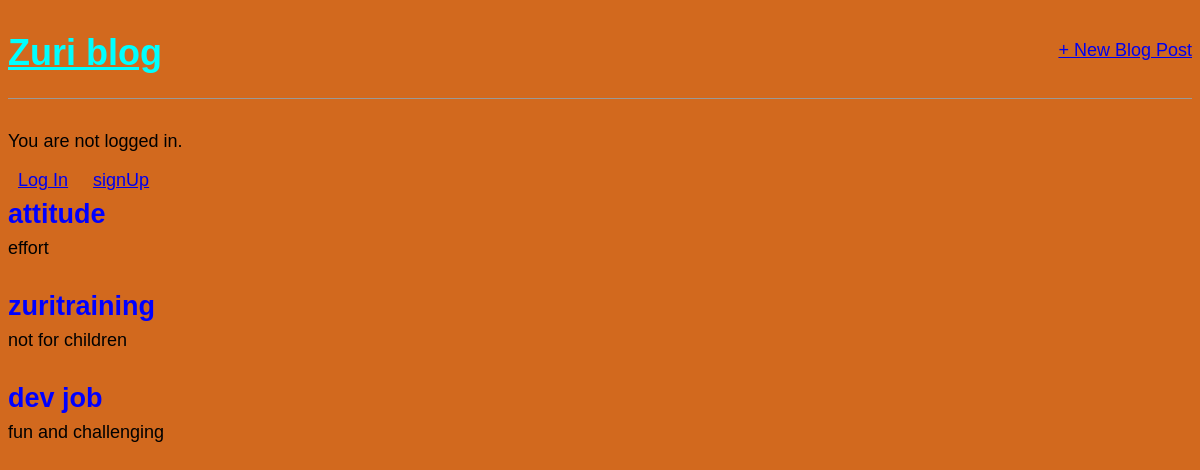
The app's page /, older data.
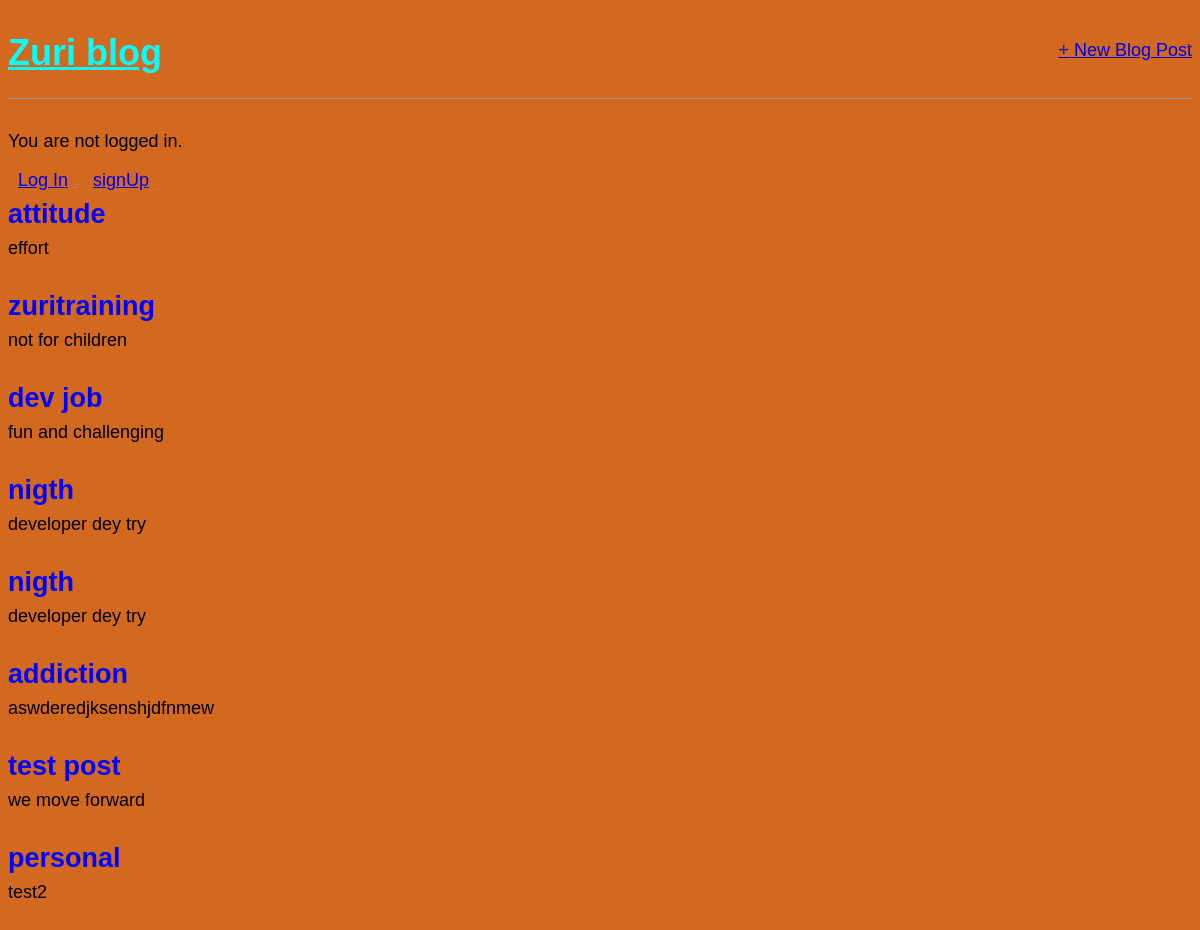
The same page, newer data.
### blog/models.py (models this page shows, shortened)
class Post(models.Model):
    title = models.CharField(max_length=200)
    author = models.ForeignKey('auth.User',on_delete=models.CASCADE,)
    body = models.TextField()
    published = models.DateTimeField(auto_now_add=True)

### blog/views.py (the view)
# urls.py: path('',MainView.as_view(), name='home'),
class MainView(ListView):
    model = Post
    template_name = 'blog/home.html'

### blog/templates/blog/home.html
{% extends 'blog/base.html' %}
{% block content %}
{% for post in object_list %}
<div class="post-entry">
    <h2><a href="{% url 'post_detail' post.pk %}">{{ post.title }}</a></h2>
    <p>{{ post.body }}</p>
</div>
{% endfor %}
{% endblock content %}

Row changes from the older to the newer data that the page shows:
added Post: title "nigth", body "developer dey try"
added Post: title "nigth", body "developer dey try"
added Post: title "addiction", body "aswderedjksenshjdfnmew"
added Post: title "test post", body "we move forward"
added Post: title "personal", body "test2"
